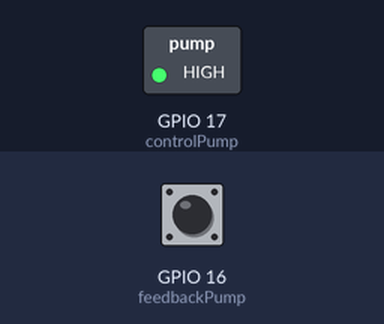
Bench run of a sketch on a simulated ESP32. On the bench: switched loads named in the sketch (green lamp = pin HIGH). Inputs (shaded band) come from the test bench; at power-on: GPIO 16 (feedbackPump) HIGH. At 1.3 s the program puts the board to deep sleep or switches it off; the recording ends there.

Above: at 0.2 s.
Timing chart, 0 to 1.3 s (numbered marks = the images above):
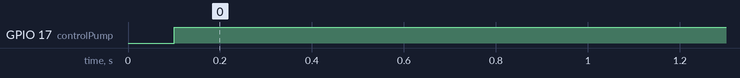

The sketch:

Apartment_Irrigation_System.ino
```cpp
/*=======================================================================
  Esse é o projeto de sistema de irrigação para apartamento usando uma
  bomba d'água para garrafão de água mineral.

  Em caso de dúvidas, acesse:
  https://elcereza.com/sistema-de-irrigacao-para-apartamento
  Site  : https://elcereza.com/

  Autor : Gustavo Cereza
  Disponibilizado por : Elcereza
  Redes : @ellcereza
  Canal : https://t.me/elcereza
=======================================================================*/

#define uS_TO_S_FACTOR 1000000                                                    // Constante
#define TIME_TO_SLEEP  720                                                        // Tempo em minutos dormindo (12h)
#define Working_Time   15                                                         // Tempo de trabalho em segundos

#define feedbackPump   16                                                         // GPIO que verifica se a bomba está ligada.
#define controlPump    17                                                         // GPIO que liga ou desliga a bomba

void DeepSleep(){
  esp_sleep_enable_timer_wakeup(TIME_TO_SLEEP * uS_TO_S_FACTOR * 60);             // Define e ativa o acordar por um tempo desejado.
  esp_deep_sleep_start();                                                         // Coloca o ESP32 em deep sleep
}

void pulse()
{
  digitalWrite(controlPump, 0);                                                   // O circuito da placa aciona em lógico baixo
  delay(100);
  digitalWrite(controlPump, 1);
  delay(100);
}

void onTime(double t){
  if(digitalRead(feedbackPump) == 0){                                             // Verifica se a bomba está ativada, se tiver desliga e volta a dormir
    pulse();                                                                      // Liga a bomba
    if(digitalRead(feedbackPump) == 0)                                            // Verifica se a bomba está desliga, se tiver irá ligar
      pulse();

    delay(t * 1000);                                                              // Tempo da bomba ligado

    pulse();                                                                      // Desliga a bomba
    if(digitalRead(feedbackPump) == 1)                                            // Verifica se a bomba ainda está ligada, se tiver desliga.
      pulse();
  }
  else
  {
    pulse();
    delay(100);
  }
}

void setup() {
  pinMode(feedbackPump, INPUT);
  pinMode(controlPump, OUTPUT);

  onTime(Working_Time);
  delay(1000);
  DeepSleep();                                                                    // Coloca o ESP32 para dormir
}

void loop() {
}
```

Measured:
- by itself, GPIO 17 (controlPump): LOW → HIGH at 0.10 s
